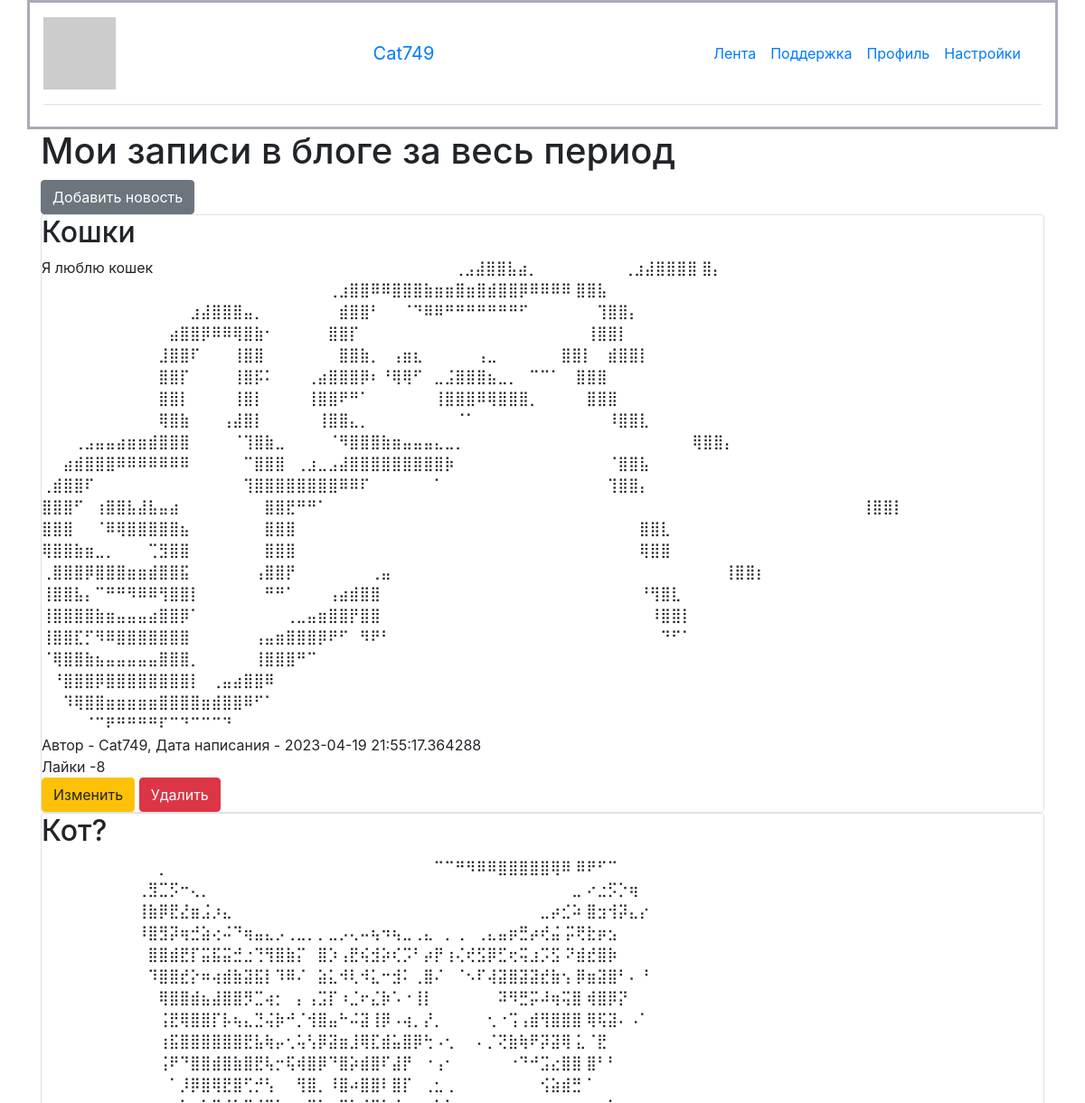
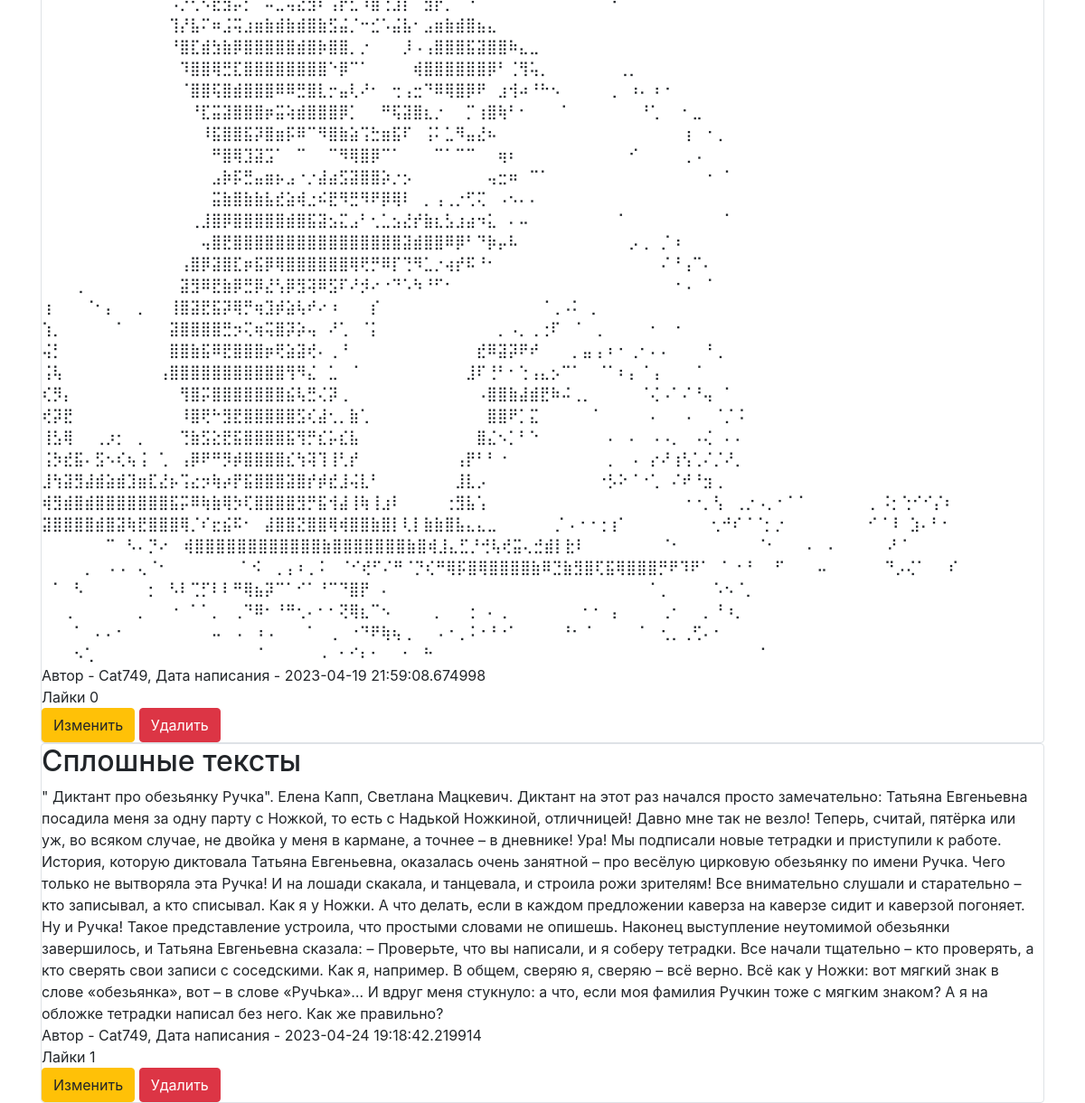
The page /profile (signed in) on the database its author committed (2 pictures, top to bottom).
### data/users.py (models this page shows, shortened)
class User(SqlAlchemyBase, UserMixin):
    __tablename__ = 'users'
    id = sqlalchemy.Column(sqlalchemy.Integer,
                           primary_key=True, autoincrement=True)
    name = sqlalchemy.Column(sqlalchemy.String, nullable=True)
    about = sqlalchemy.Column(sqlalchemy.String, nullable=True)
    email = sqlalchemy.Column(sqlalchemy.String,
                              index=True, unique=True, nullable=True)
    hashed_password = sqlalchemy.Column(sqlalchemy.String, nullable=True)
    created_date = sqlalchemy.Column(sqlalchemy.DateTime,
                                     default=datetime.datetime.now)
    news = orm.relationship("News", back_populates='user')
    def avatar(self, size):
        digest = md5(self.email.lower().encode('utf-8')).hexdigest()
        return 'https://www.gravatar.com/avatar/{}?d=identicon&s={}'.format(
            digest, size)

### data/news.py (models this page shows)
class News(SqlAlchemyBase):
    __tablename__ = 'news'
    id = sqlalchemy.Column(sqlalchemy.Integer,
                           primary_key=True, autoincrement=True)
    title = sqlalchemy.Column(sqlalchemy.String, nullable=True)
    content = sqlalchemy.Column(sqlalchemy.String, nullable=True)
    created_date = sqlalchemy.Column(sqlalchemy.DateTime,
                                     default=datetime.datetime.now)
    is_private = sqlalchemy.Column(sqlalchemy.Boolean, default=True)
    user_id = sqlalchemy.Column(sqlalchemy.Integer,
                                sqlalchemy.ForeignKey("users.id"))
    likes = sqlalchemy.Column(sqlalchemy.Integer, default=0)
    liked_users = sqlalchemy.Column(sqlalchemy.String)
    user = orm.relationship('User')

### main.py (the view)
@app.route("/profile")
def profile():
    db_sess = db_session.create_session()
    if current_user.is_authenticated:
        news = db_sess.query(News).filter(
            News.user == current_user)
    else:
        error_ = 101
        return redirect(f"/error/{error_}")
    return render_template("profile.html", news=news)

### data/db_session.py (called while the page is built)
def create_session() -> Session:
    global __factory
    return __factory()

### main.py (called while the page is built)
@login_manager.user_loader
def load_user(user_id):
    db_sess = db_session.create_session()
    return db_sess.query(User).get(user_id)

### templates/profile.html
{% extends "base.html" %}
{% block content %}
<h1>Мои записи в блоге за весь период</h1>
{% if current_user.is_authenticated %}
    <a href="news" class="btn btn-secondary">Добавить новость</a>
{% endif %}
{% for item in news%}
<div class="col-md6 border rounded">
    <h2>{{item.title}}</h2>
    <div>
        {{item.content}}
    </div>
    <div>
        Автор - {{item.user.name}}, Дата написания - {{item.created_date}}
    </div>
        <span>Лайки {{item.likes}}<span/>
    <div>
        <a href="/news/{{ item.id }}" class="btn btn-warning">
            Изменить
        </a>
        <a href="/news_delete/{{ item.id }}" class="btn btn-danger">
            Удалить
        </a>
    </div>
</div>
{% endfor %}
{% endblock %}

### templates/base.html (shortened to what this page needs)
<!doctype html>
<html lang="en">
<head>
    <link rel="stylesheet"
          href="https://stackpath.bootstrapcdn.com/bootstrap/4.4.1/css/bootstrap.min.css"
>
</head>
<body>
<header>
    <div class="container" style="background-color: white; border:#aaabb8 solid; ">
        <header class="d-flex flex-wrap align-items-center justify-content-center justify-content-md-between py-3 mb-4 border-bottom">
            {% if current_user.is_authenticated %}
            <img src="{{current_user.avatar(80)}}">
            <a class="navbar-brand" href="/logout">{{ current_user.name }}</a>
            {% endif %}
            <ul class="nav col-12 col-md-auto mb-2 justify-content-center mb-md-0">
                <li><a href="/" class="nav-link px-2 link-secondary">Лента</a></li>
                <li><a href="#" class="nav-link px-2">Поддержка</a></li>
                <li><a href="/profile" class="nav-link px-2">Профиль</a></li>
                <li><a href="#" class="nav-link px-2" style="">Настройки</a></li>
        </header>
    </div>
</header>
<main role="main" class="container">
    {% block content %}{% endblock %}
</main>
</body>
</html>

### templates/base.html (style rules this page uses)
body { background: url(https://img.freepik.com/free-photo/white-concrete-wall_53876-92803.jpg?w=1380&t=st=1681221851~exp=1681222451~hmac=b56127937686b29879128f878f829b32c23de93e679daa4056adbcf6740c8b92); background-color: #AAABB8 background-repeat: repeat-x; background-repeat: repeat-y; background-size: 100%; }

### rows shown on the page
User: name "Cat749"
News: title "Кошки", content "Я люблю кошек ⠀⠀⠀⠀⠀⠀⠀⠀⠀⠀⠀⠀⠀⠀⠀⠀⠀⠀⠀⠀⠀⠀⠀⠀⠀⠀⠀⠀⢀⣠⣼⣿⣿⣧⣴⡀⠀⠀⠀⠀⠀⠀⠀⠀⢀⣰⣼⣿⣿⣿⣿ ⣿⡄⠀⠀⠀⠀⠀⠀⠀ ⠀⠀⠀⠀⠀⠀⠀⠀⠀⠀⠀⠀⠀⠀⠀⠀⠀⠀⠀⠀⠀⠀⠀⠀⠀⠀⠀⢀⣰⣿⣿⠿⠿⣿⣿⣿⣷⣶⣶⣿⣶⣿⣾⣿⣿⡿⠿⠿⠿⠿ ⣿⣿⣧⠀⠀⠀⠀⠀⠀ ⠀⠀⠀⠀⠀⠀⠀⠀⠀⠀⠀⠀⠀⠀⣰⣼⣿⣿⣿⣤⡀⠀⠀⠀⠀⠀⠀⠀⣾⣿⣿⠃⠀⠀⠈⠙⠿⠿⠛⠛⠛⠛⠛⠛⠛⠋⠀⠀⠀⠀⠀⠀ ⢹⣿⣿⡄⠀⠀⠀⠀ ⠀⠀⠀⠀⠀⠀⠀⠀⠀⠀⠀⠀⣴⣿⣿⡿⠿⠿⢿⣿⣷⠂⠀⠀⠀⠀⠀⣿⣿⡏⠀⠀⠀⠀⠀⠀⠀⠀⠀⠀⠀⠀⠀⠀⠀⠀⠀⠀⠀⠀⠀ ⢸⣿⣿⡇⠀⠀⠀⠀ ⠀⠀⠀⠀⠀⠀⠀⠀⠀⠀⠀⣸⣿⣿⠏⠀⠀⠀⢸⣿⣿⠀⠀⠀⠀⠀⠀⠀⣿⣿⣷⡀⠀⢠⣶⣆⠀⠀⠀⠀⠀⢠⣀⠀⠀⠀⠀⠀⠀⣿⣿⡇⠀ ⣾⣿⣿⡇⠀⠀⠀⠀ ⠀⠀⠀⠀⠀⠀⠀⠀⠀⠀⠀⣿⣿⡏⠀⠀⠀⠀⢸⣿⡯⠅⠀⠀⠀⢀⣴⣿⣿⣿⡿⠆⠘⢿⢿⠋⠀⣀⣨⣿⣿⣿⣦⣀⡀⠀⠉⠉⠁⠀ ⣿⣿⣿⠀⠀⠀⠀⠀⠀ ⠀⠀⠀⠀⠀⠀⠀⠀⠀⠀⠀⣿⣿⡇⠀⠀⠀⠀⢸⣿⡇⠀⠀⠀⠀⢸⣿⣿⠟⠛⠁⠀⠀⠀⠀⠀⠀⢸⣿⣿⣿⠿⢿⣿⣿⣿⡀⠀⠀⠀⠀ ⣿⣿⣿⠀⠀⠀⠀⠀⠀ ⠀⠀⠀⠀⠀⠀⠀⠀⠀⠀⠀⢿⣿⣷⠀⠀⠀⢠⣼⣿⡇⠀⠀⠀⠀⠀⢸⣿⣿⣄⡀⠀⠀⠀⠀⠀⠀⠀⠀⠈⠁⠀⠀⠀⠀⠀⠀⠀⠀⠀⠀⠀⠀ ⠸⣿⣿⣇⠀⠀⠀⠀ ⠀⠀⠀⢀⣠⣤⣤⣴⣶⣶⣾⣿⣿⣿⠀⠀⠀⠀⠈⢹⣿⣷⣀⠀⠀⠀⠀⠈⠻⣿⣿⣿⣷⣶⣤⣤⣤⣄⣀⡀⠀⠀⠀⠀⠀⠀⠀⠀⠀⠀⠀⠀⠀⠀⠀⠀⠀⠀⠀⠀ ⠀⢿⣿⣿⡄⠀⠀⠀ ⠀⠀⣴⣾⣿⣿⣿⠿⠿⠿⠿⠿⠿⠿⠀⠀⠀⠀⠀⠉⣿⣿⣿⠀⢀⣰⣀⣠⣼⣿⣿⣿⣿⣿⣿⣿⣿⣿⡷⠀⠀⠀⠀⠀⠀⠀⠀⠀⠀⠀⠀⠀ ⠀⠈⣿⣿⣧⠀⠀⠀ ⢀⣾⣿⣿⠏⠀⠀⠀⠀⠀⠀⠀⠀⠀⠀⠀⠀⠀⠀⢹⣿⣿⣿⣿⣿⣿⣿⣿⠿⠿⠏⠀⠀⠀⠀⠀⠀⠁⠀⠀⠀⠀⠀⠀⠀⠀⠀⠀⠀⠀⠀…", user.name "Cat749", created_date "2023-04-19 21:55:17.364288", likes "-8"
News: title "Кот?", content "⠀⠀⠀⠀⠀⠀⠀⠀⠀⠀⠀⡀⠀⠀⠀⠀⠀⠀⠀⠀⠀⠀⠀⠀⠀⠀⠀⠀⠀⠀⠀⠀⠀⠀⠀⠀⠀⠉⠉⠛⠻⠿⠿⣿⣿⣿⣿⣿⢿⠿ ⠿⠟⠋⠉⠀⠀⠀⠀⠀⠀⠀⠀⠀⠀⠀ ⠀⠀⠀⠀⠀⠀⠀⠀⠀⢀⣻⣉⡫⠒⢄⡀⠀⠀⠀⠀⠀⠀⠀⠀⠀⠀⠀⠀⠀⠀⠀⠀⠀⠀⠀⠀⠀⠀⠀⠀⠀⠀⠀⠀⠀⠀⠀⠀⠀⠀⣀ ⠔⣐⡫⡑⢶⠀⠀⠀⠀⠀⠀⠀⠀⠀ ⠀⠀⠀⠀⠀⠀⠀⠀⠀⢸⣷⡿⣟⣜⣶⣨⡰⣄⠀⠀⠀⠀⠀⠀⠀⠀⠀⠀⠀⠀⠀⠀⠀⠀⠀⠀⠀⠀⠀⠀⠀⠀⠀⠀⠀⠀⠀⣀⡴⣊⠵ ⣿⣲⢺⡽⣄⡔⠀⠀⠀⠀⠀⠀⠀⠀ ⠀⠀⠀⠀⠀⠀⠀⠀⠀⠸⣿⣻⡽⢶⣚⣵⢔⠬⠙⢶⣤⣄⡠⢀⣀⡀⡀⣀⡠⢄⠤⢦⠲⢦⣀⢀⣄⠀⡀⢀⠀⢀⣄⣤⡶⣛⡴⢞⣬ ⡭⢟⣗⡶⣢⠀⠀⠀⠀⠀⠀⠀⠀⠀ ⠀⠀⠀⠀⠀⠀⠀⠀⠀⠀⣿⣿⣾⣟⡏⣭⣯⣭⣚⣐⢙⢻⣿⣷⡍⠀⣿⡱⢠⣟⢮⣺⡵⢎⡩⠃⡴⡟⢰⢌⢞⣫⡿⣋⢖⢭⣰⡩⣫ ⠝⣾⣞⣿⡷⠀⠀⠀⠀⠀⠀⠀⠀⠀ ⠀⠀⠀⠀⠀⠀⠀⠀⠀⠀⠹⣿⣿⣞⡕⠶⢴⣾⣷⣽⣯⡇⠹⠿⠌⠀⣵⣅⠺⢇⠺⣅⠒⣺⠅⢀⣿⠌⠀⠈⠢⠏⢼⣽⣿⣽⣽⣞⣷⢢ ⡿⣶⣽⣿⠃⠄⠘⠀⠀⠀⠀⠀⠀⠀ ⠀⠀⠀⠀⠀⠀⠀⠀⠀⠀⠀⢿⣿⣿⣾⣦⣼⣿⣿⡻⣉⢴⡂⠀⡄⢠⣩⡏⠰⣈⠖⣌⡷⠡⠐⢸⡇⠀⠀⠀⠀⠀⠀⠽⠻⣛⡭⠼⢶⢭⣿ ⢾⣿⡿⡝⠀⠀⠀⠀⠀⠀⠀⠀⠀⠀⠀ ⠀⠀⠀⠀⠀⠀⠀⠀⠀⠀⠀⢨⣟⢿⣿⣿⡏⡧⢦⣄⣙⢬⡷⠚⡈⢺⣿⣤⠓⠬⣽⢸⡿⠠⢴⡀⡜⡀⠀⠀⠀⠀⢂⠐⢩⢠⣾⢻⣿⣿⣿ ⢿⢯⣽⠄⠠⠁⠀⠀⠀⠀⠀⠀⠀⠀ ⠀⠀⠀⠀⠀⠀⠀⠀⠀⠀⠀⢰⣯⣿⣿⣿⣿⣿⣿⣟⣧⢷⡤⢂⢥⢣⡿⣽⣶⣸⢿⣏⣾⣥⣿⡿⢓⠠⢂⠀⠀⠄⡈⢝⣷⢷⠟⡽⣽⢿ ⣅⠈⣟⠀⠀⠀⠀⠀⠀⠀⠀⠀⠀⠀⠀ ⠀⠀⠀⠀⠀⠀⠀⠀⠀⠀⠀⢨⠟⠙⣿⣿⣾⣿⣷⣿⣟⢧⡒⢯⢾⣿⡿⠙⣿⡵⣾⣿⠏⣼⡟⠀⠐⢠⠂⠀⠀⠀⠀⠀⠐⠙⠚⣩⣔⣿⣿ ⣿⠃⠃⠀⠀⠀⠀⠀⠀⠀⠀⠀⠀⠀⠀…", user.name "Cat749", created_date "2023-04-19 21:59:08.674998", likes "0"
News: title "Сплошные тексты", content "\" Диктант про обезьянку Ручка\". Елена Капп, Светлана Мацкевич. Диктант на этот раз начался просто замечательно: Татьяна Евгеньевна посадила меня за одну парту с Ножкой, то есть с Надькой Ножкиной, отличницей! Давно мне так не везло! Теперь, считай, пятёрка или уж, во всяком случае, не двойка у меня в кармане, а точнее – в дневнике! Ура! Мы подписали новые тетрадки и приступили к работе. История, которую диктовала Татьяна Евгеньевна, оказалась очень занятной – про весёлую цирковую обезьянку по имени Ручка. Чего только не вытворяла эта Ручка! И на лошади скакала, и танцевала, и строила рожи зрителям! Все внимательно слушали и старательно – кто записывал, а кто списывал. Как я у Ножки. А что…", user.name "Cat749", created_date "2023-04-24 19:18:42.219914", likes "1"
